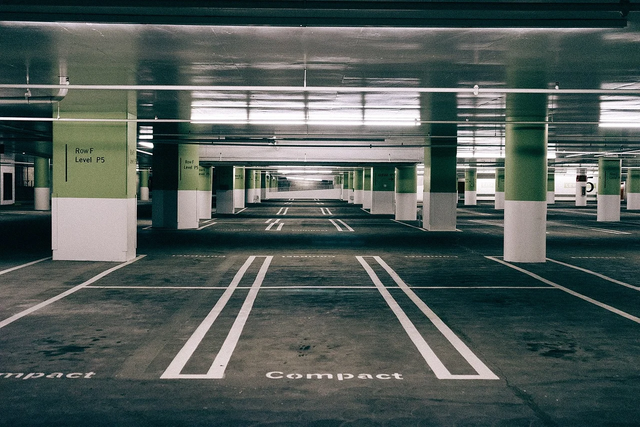
#> input picture VisaoComp/Imagens/parking.png, 640 x 427 px
$ python 19_realcedebordas.py   (older library calls are emulated)
#> lines starting #> are read from the running program, lines starting #| are printed output that depends on the picture
# -*- coding: utf-8 -*-
"""
Realce de bordas
"""
import cv2

img = cv2.imread('../Imagens/parking.png')
#> img is the input picture: shape (427, 640, 3); mean B, G, R 87.2, 90.6, 79.6

# Operador de sobel
sobelx = cv2.Sobel(img,cv2.CV_8U,1,0,ksize=3)
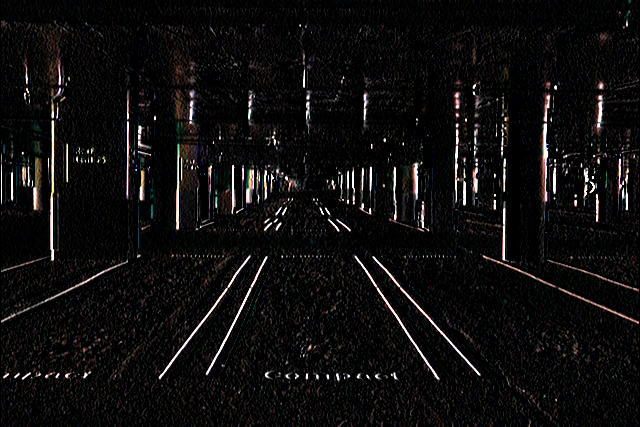
#> sobelx: shape (427, 640, 3); mean B, G, R 13.3, 13.3, 14.4
sobely = cv2.Sobel(img,cv2.CV_8U,0,1,ksize=3)
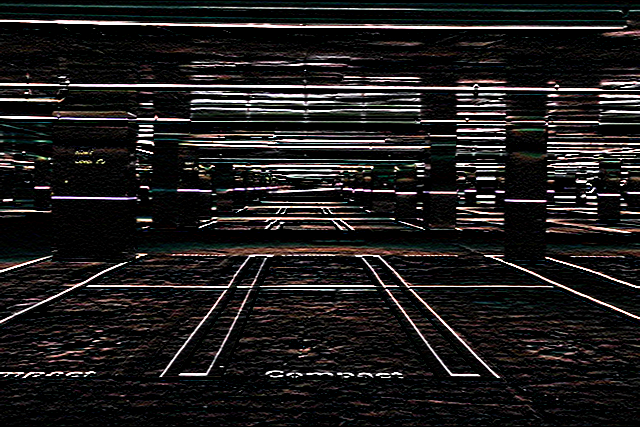
#> sobely: shape (427, 640, 3); mean B, G, R 28.4, 28.8, 30.6

# Operdador laplaciano
laplacian = cv2.Laplacian(img, cv2.CV_8U)
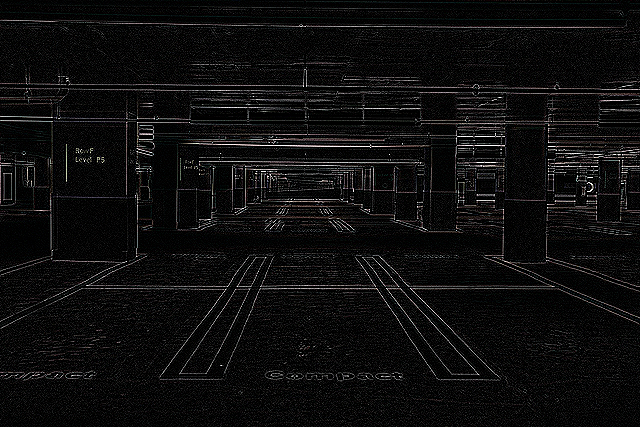
#> laplacian: shape (427, 640, 3); mean B, G, R 13.7, 13.7, 14


cv2.imshow('Original', img)
cv2.imshow('Sobel X', sobelx)
cv2.imshow('Sobel Y', sobely)
cv2.imshow('Operador Laplaciano', laplacian)

cv2.waitKey(0)
cv2.destroyAllWindows()

$ run again, with VisaoComp/Imagens/008.png copied over VisaoComp/Imagens/parking.png
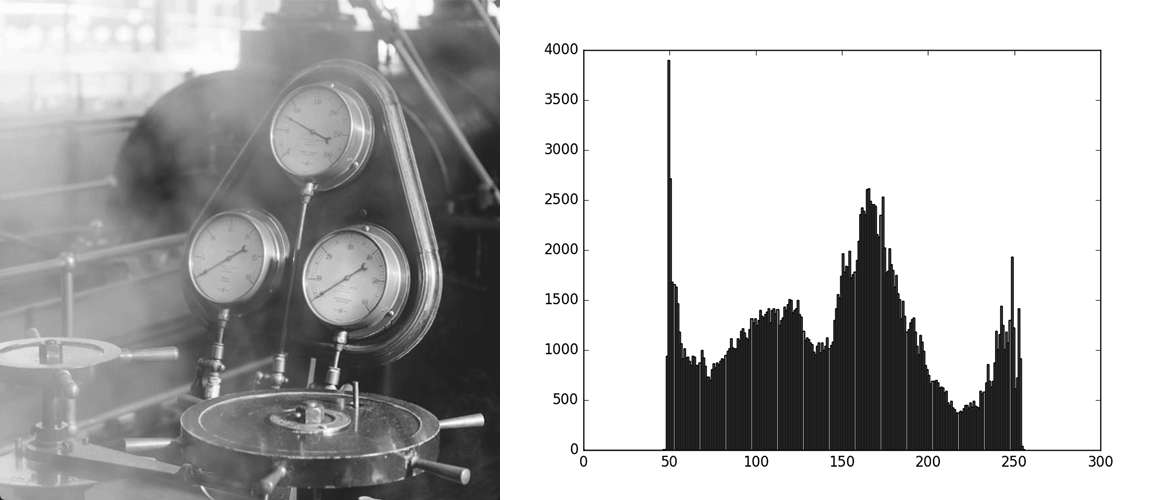
#> input picture VisaoComp/Imagens/008.png, 1167 x 500 px
#> img is the input picture: shape (500, 1167, 3); min 2, max 255, mean 184.6
#> `sobelx = cv2.Sobel(img,cv2.CV_8U,1,0,ksize=3)`:
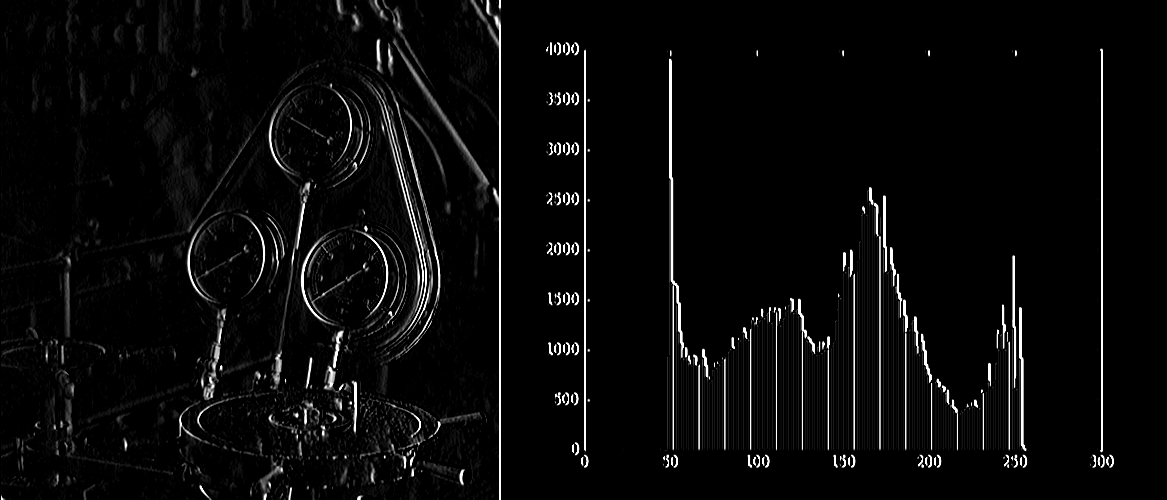
#> sobelx: shape (500, 1167, 3); min 0, max 255, mean 9.5
#> `laplacian = cv2.Laplacian(img, cv2.CV_8U)`:
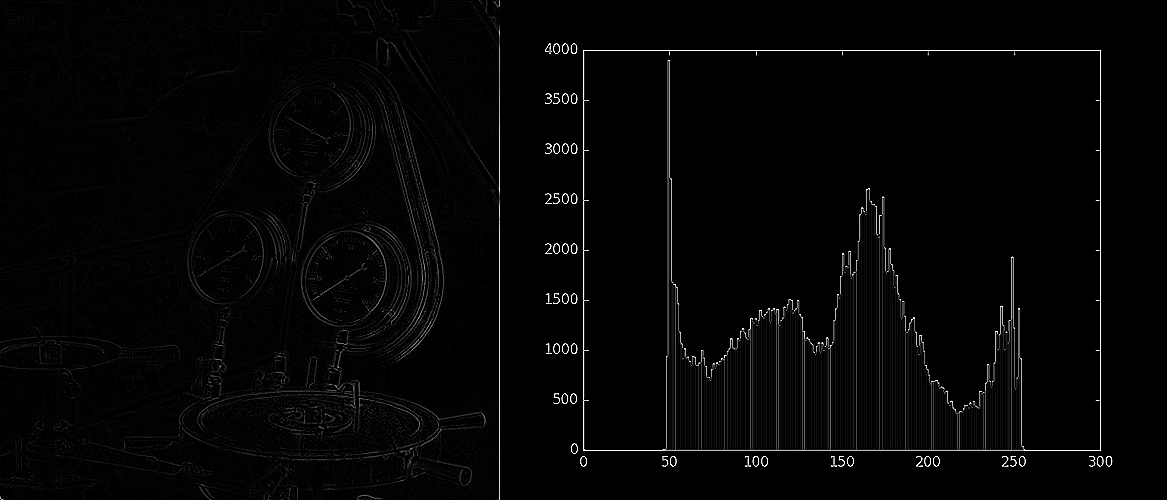
#> laplacian: shape (500, 1167, 3); min 0, max 255, mean 4.8
